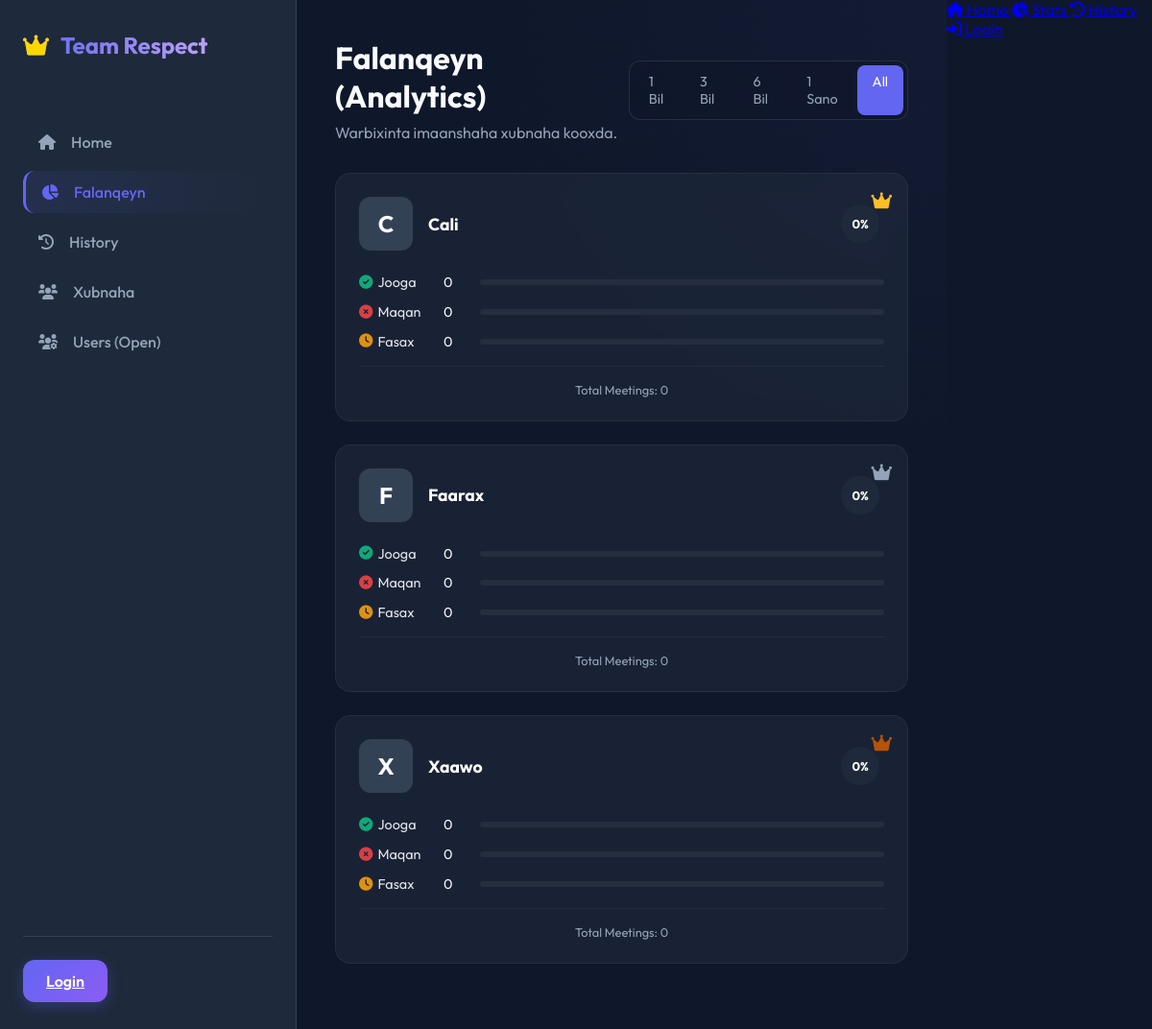
Screenshot of /stats with the database file from the repository.
### app.py (models this page shows)
class Member(db.Model):
    id = db.Column(db.Integer, primary_key=True)
    name = db.Column(db.String(100), nullable=False)
    is_active = db.Column(db.Boolean, default=True)
    joined_date = db.Column(db.DateTime, default=datetime.utcnow)

### app.py (the view)
@app.route('/stats')
def stats():
    timeframe = request.args.get('timeframe', 'all')
    start_date = None
    today = date.today()
    if timeframe == '1m':
        start_date = today - timedelta(days=30)
    elif timeframe == '3m':
        start_date = today - timedelta(days=90)
    elif timeframe == '6m':
        start_date = today - timedelta(days=180)
    elif timeframe == '1y':
        start_date = today - timedelta(days=365)
    members = Member.query.filter_by(is_active=True).all()
    stats_data = []
    for member in members:
        query = Attendance.query.filter_by(member_id=member.id)
        if start_date:
            query = query.join(Meeting).filter(Meeting.date >= start_date)
        records = query.all()
        jooga = sum(1 for r in records if r.status == 'Jooga')
        maqan = sum(1 for r in records if r.status == 'Maqan')
        fasax = sum(1 for r in records if r.status == 'Fasax')
        total = jooga + maqan + fasax
        score = 0
        if total > 0:
            score = int((jooga / total) * 100)
        stats_data.append({
            'member': member,
            'jooga': jooga,
            'maqan': maqan,
            'fasax': fasax,
            'total': total,
            'score': score
        })
    stats_data.sort(key=lambda x: x['score'], reverse=True)
    return render_template('stats.html', stats=stats_data, timeframe=timeframe)

### app.py (called while the page is built)
@app.context_processor
def inject_db_type():
    return dict(db_type='PostgreSQL')

### templates/stats.html (shortened to what this page needs)
{% extends "layout.html" %}
{% block content %}
<header class="page-header">
    <div class="header-text">
        <h1>Falanqeyn (Analytics)</h1>
        <p>Warbixinta imaanshaha xubnaha kooxda.</p>
    </div>
    <div class="header-actions">
        <div class="filter-group">
            <a href="/stats?timeframe=1m" class="filter-btn {{ 'active' if timeframe == '1m' else '' }}">1 Bil</a>
            <a href="/stats?timeframe=3m" class="filter-btn {{ 'active' if timeframe == '3m' else '' }}">3 Bil</a>
            <a href="/stats?timeframe=6m" class="filter-btn {{ 'active' if timeframe == '6m' else '' }}">6 Bil</a>
            <a href="/stats?timeframe=1y" class="filter-btn {{ 'active' if timeframe == '1y' else '' }}">1 Sano</a>
            <a href="/stats?timeframe=all" class="filter-btn {{ 'active' if timeframe == 'all' else '' }}">All</a>
        </div>
    </div>
</header>
<div class="stats-grid">
    {% for stat in stats %}
    <div class="stat-card">
        <div class="stat-rank">
            {% if loop.index == 1 %} <i class="fas fa-crown gold"></i>
            {% elif loop.index == 2 %} <i class="fas fa-crown silver"></i>
            {% elif loop.index == 3 %} <i class="fas fa-crown bronze"></i>
            {% else %} #{{ loop.index }}
            {% endif %}
        </div>
        <div class="stat-header">
            <div class="member-avatar lg">{{ stat.member.name[0] }}</div>
            <div class="stat-info">
                <h3>{{ stat.member.name }}</h3>
            </div>
            <div class="progress-ring" style="--percent: {{ stat.score }}%">
                <div class="inner-value">{{ stat.score }}%</div>
            </div>
        </div>
        <div class="stat-breakdown">
            <div class="stat-row">
                <span class="label"><i class="fas fa-check-circle text-success"></i> Jooga</span>
                <span class="value">{{ stat.jooga }}</span>
                <div class="bar-bg">
                </div>
            </div>
            <div class="stat-row">
                <span class="label"><i class="fas fa-times-circle text-danger"></i> Maqan</span>
                <span class="value">{{ stat.maqan }}</span>
                <div class="bar-bg">
                </div>
            </div>
            <div class="stat-row">
                <span class="label"><i class="fas fa-clock text-warning"></i> Fasax</span>
                <span class="value">{{ stat.fasax }}</span>
                <div class="bar-bg">
                </div>
            </div>
        </div>
        <div class="stat-footer">
            <span>Total Meetings: {{ stat.total }}</span>
        </div>
    </div>
    {% endfor %}
</div>
{% endblock %}

### static/style.css (style rules this page uses)
:root { --bg-dark: #0f172a; --sidebar-bg: #1e293b; --card-bg: #1e293b; --text-primary: #f8fafc; --text-muted: #94a3b8; --primary-color: #6366f1; --accent-color: #8b5cf6; --success-color: #10b981; --danger-color: #ef4444; --warning-color: #f59e0b; --glass-border: rgba(255, 255, 255, 0.1); }
body { margin: 0; font-family: 'Outfit', sans-serif; background-color: var(--bg-dark); color: var(--text-primary); display: flex; height: 100vh; overflow: hidden; }
.page-header { display: flex; justify-content: space-between; align-items: center; margin-bottom: 2rem; }
.header-text h1 { font-size: 2rem; margin: 0; margin-bottom: 0.5rem; }
.header-text p { color: var(--text-muted); margin: 0; }
.header-actions { display: flex; gap: 1rem; align-items: center; }
.member-avatar { width: 40px; height: 40px; background: #334155; border-radius: 12px; display: flex; align-items: center; justify-content: center; font-weight: 700; color: var(--text-primary); }

### templates/stats.html (style rules this page uses)
.stats-grid { display: grid; grid-template-columns: repeat(auto-fill, minmax(300px, 1fr)); gap: 1.5rem; padding-bottom: 2rem; }
.stat-card { background: rgba(30, 41, 59, 0.7); border: 1px solid rgba(255, 255, 255, 0.05); border-radius: 16px; padding: 1.5rem; position: relative; backdrop-filter: blur(10px); transition: transform 0.2s; }
.stat-rank { position: absolute; top: 1rem; right: 1rem; font-weight: 800; font-size: 1.2rem; color: var(--text-muted); }
.stat-rank .gold { color: #fbbf24; }
.stat-rank .silver { color: #94a3b8; }
.stat-rank .bronze { color: #b45309; }
.stat-header { display: flex; align-items: center; gap: 1rem; margin-bottom: 1.5rem; }
.member-avatar.lg { width: 3.5rem; height: 3.5rem; font-size: 1.5rem; }
.stat-info h3 { margin: 0; font-size: 1.1rem; color: white; }
.progress-ring { margin-left: auto; width: 50px; height: 50px; border-radius: 50%; background: conic-gradient(var(--primary-color) calc(var(--percent) * 1%), #334155 0); display: flex; align-items: center; justify-content: center; position: relative; }
.progress-ring::before { content: ''; position: absolute; width: 40px; height: 40px; background: #1e293b; border-radius: 50%; }
.inner-value { position: relative; font-size: 0.8rem; font-weight: 700; color: white; }
.stat-breakdown { display: flex; flex-direction: column; gap: 0.8rem; }
.stat-row { display: grid; grid-template-columns: 80px 30px 1fr; align-items: center; gap: 0.5rem; font-size: 0.9rem; }
.stat-row .label { opacity: 0.9; display: flex; align-items: center; gap: 5px; }
.text-success { color: var(--success-color); }
.text-danger { color: var(--danger-color); }
.text-warning { color: var(--warning-color); }
.bar-bg { height: 6px; background: rgba(255, 255, 255, 0.05); border-radius: 3px; overflow: hidden; }
.stat-footer { margin-top: 1rem; padding-top: 1rem; border-top: 1px solid rgba(255, 255, 255, 0.05); font-size: 0.8rem; color: var(--text-muted); text-align: center; }
.filter-group { background: rgba(15, 23, 42, 0.6); padding: 0.25rem; border-radius: 12px; display: flex; border: 1px solid var(--glass-border); }
.filter-btn { padding: 0.5rem 1rem; border-radius: 8px; color: var(--text-muted); text-decoration: none; font-size: 0.9rem; transition: 0.2s; }
.filter-btn.active { background: var(--primary-color); color: white; }

### rows the page displays
Member: member "C", member.name "Cali"
Member: member "F", member.name "Faarax"
Member: member "X", member.name "Xaawo"

### other values shown
{{ stat.score }} "0" "0" "0"
{{ stat.jooga }} "0" "0" "0"
{{ stat.maqan }} "0" "0" "0"
{{ stat.fasax }} "0" "0" "0"
{{ stat.total }} "0" "0" "0"
